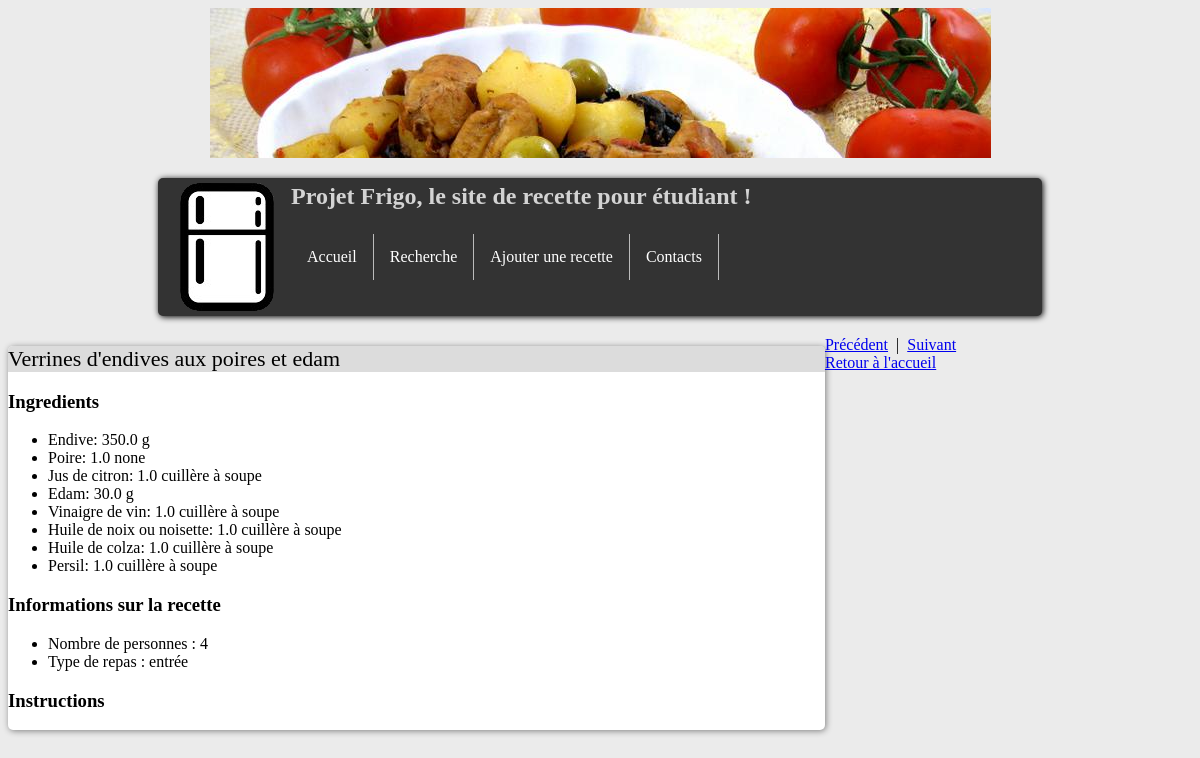
The app's page /fridgeApp/recipe/5 with its own data.
### fridgeApp/models.py (models this page shows, shortened)
class Recipe(models.Model):
    recipe_text = models.CharField(max_length = 200)
    pub_date = models.DateTimeField('date published')
    category = models.CharField(max_length = 200)

class Ingredient(models.Model):
    recipe = models.ForeignKey(Recipe, on_delete=models.CASCADE)
    ingredient_text = models.CharField(max_length = 50)
    quantity = models.FloatField()
    unit = models.CharField(max_length = 30)
    category = models.CharField(max_length = 200)

class Cook_information(models.Model):
    recipe = models.ForeignKey(Recipe, on_delete=models.CASCADE)
    information_text = models.CharField(max_length = 200)
    value = models.FloatField()
    value_unit = models.CharField(max_length = 30)

### fridgeApp/views.py (the view)
# urls.py: url(r'^recipe/(?P<recipe_id>[0-9]+)$', views.recipe, name='recipe'),
def recipe(request, recipe_id):
    recipe = get_object_or_404(Recipe, pk = recipe_id)
    return render(request, 'fridgeApp/recipe.html', locals())

### fridgeApp/templates/fridgeApp/recipe.html (shortened to what this page needs)
{% load static %}
<body>
	{% include "fridgeApp/includes/tabs.html" with active_tab='None' %}
	<section>
	<div class="title">{{ recipe.recipe_text }}</div>
	<h3> Ingredients </h3>
	<ul>
	{% for ingredient in recipe.ingredient_set.all %}
		<li> {{ingredient.ingredient_text}}: {{ingredient.quantity}} {{ingredient.unit}} </li>
	{% endfor %}
	</ul>
	<h3> Informations sur la recette </h3>
	<ul>
	{% for info in recipe.cook_information_set.all %}
		<li> {{info.information_text}} :
		{% if info.value != 0 and info.value_unit == 'none' %}
			{{info.value|stringformat:"d"}}
		{% else %}
			{% if info.value_unit != 'none' %} {{info.value_unit}} {% endif %} </li>
		{% endif %}
	{% endfor %}
	</ul>
	<h3> Instructions </h3>
	</section>
	<footer>
    <a href="{%url 'fridgeApp:recipe' recipe.id|add:-1%}">Précédent</a>&nbsp; |&nbsp;
	<a href="{%url 'fridgeApp:recipe' recipe.id|add:'1'%}">Suivant</a> <br/>
	<a href="{%url 'fridgeApp:home'%}">Retour à l'accueil</a>
	</footer>
</body>

### fridgeApp/static/fridgeApp/stylesheet.css (style rules this page uses)
body { background-color: rgb(235,235,235); }
section { float: left; background-color: white; border-radius: 5px; box-shadow: 1px 1px 6px gray; width: 69%; margin: 10px 0px 10px 0px; }
section .title { background-color: rgb(220,220,220); border-bottom-width: 1px; border-radius: 5px 5px 0px 0px; border-color: black; font-size: 22px; }

### records on screen
Recipe: recipe_text "Verrines d'endives aux poires et edam"
Ingredient: ingredient_text "Endive", quantity "350.0", unit "g"
Ingredient: ingredient_text "Poire", quantity "1.0", unit "none"
Ingredient: ingredient_text "Jus de citron", quantity "1.0", unit "cuillère à soupe"
Ingredient: ingredient_text "Edam", quantity "30.0", unit "g"
Ingredient: ingredient_text "Vinaigre de vin", quantity "1.0", unit "cuillère à soupe"
Ingredient: ingredient_text "Huile de noix ou noisette", quantity "1.0", unit "cuillère à soupe"
Ingredient: ingredient_text "Huile de colza", quantity "1.0", unit "cuillère à soupe"
Ingredient: ingredient_text "Persil", quantity "1.0", unit "cuillère à soupe"
Cook_information: information_text "Nombre de personnes", value "4"
Cook_information: information_text "Type de repas", value_unit "entrée"
